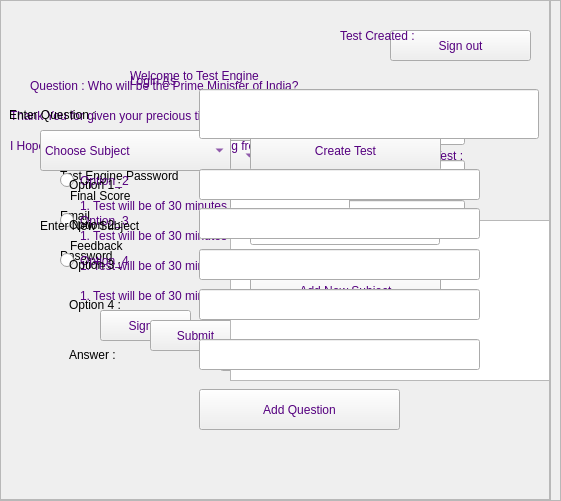
      <widget class="QFrame" name="TeacheLogin">
       <property name="geometry">
        <rect>
         <x>-1</x>
         <y>-1</y>
         <width>561</width>
         <height>501</height>
        </rect>
       </property>
       <property name="frameShape">
        <enum>QFrame::StyledPanel</enum>
       </property>
       <property name="frameShadow">
        <enum>QFrame::Raised</enum>
       </property>
       <widget class="QLabel" name="label_22">
        <property name="geometry">
         <rect>
          <x>130</x>
          <y>60</y>
          <width>221</width>
          <height>41</height>
         </rect>
        </property>
        <property name="styleSheet">
         <string notr="true">color:rgb(85, 0, 127);
font: 75 18pt &quot;Lucida Fax&quot;;</string>
        </property>
        <property name="text">
         <string>Login As</string>
        </property>
       </widget>
       <widget class="QLabel" name="label_23">
        <property name="geometry">
         <rect>
          <x>60</x>
          <y>120</y>
          <width>201</width>
          <height>31</height>
         </rect>
        </property>
        <property name="styleSheet">
         <string notr="true">color:rgb(0, 0, 0);
font: 75 14pt &quot;Lucida Fax&quot;;</string>
        </property>
        <property name="text">
         <string>Test Engine ID</string>
        </property>
       </widget>
       <widget class="QLabel" name="label_24">
        <property name="geometry">
         <rect>
          <x>60</x>
          <y>160</y>
          <width>221</width>
          <height>31</height>
         </rect>
        </property>
        <property name="styleSheet">
         <string notr="true">color:rgb(0, 0, 0);
font: 75 14pt &quot;Lucida Fax&quot;;</string>
        </property>
        <property name="text">
         <string>Test Engine Password</string>
        </property>
       </widget>
       <widget class="QLabel" name="label_25">
        <property name="geometry">
         <rect>
          <x>60</x>
          <y>200</y>
          <width>201</width>
          <height>31</height>
         </rect>
        </property>
        <property name="styleSheet">
         <string notr="true">color:rgb(0, 0, 0);
font: 75 14pt &quot;Lucida Fax&quot;;</string>
        </property>
        <property name="text">
         <string>Email</string>
        </property>
       </widget>
       <widget class="QLabel" name="label_26">
        <property name="geometry">
         <rect>
          <x>60</x>
          <y>240</y>
          <width>201</width>
          <height>31</height>
         </rect>
        </property>
        <property name="styleSheet">
         <string notr="true">color:rgb(0, 0, 0);
font: 75 14pt &quot;Lucida Fax&quot;;</string>
        </property>
        <property name="text">
         <string>Password</string>
        </property>
       </widget>
       <widget class="QLineEdit" name="lineEdit_16">
        <property name="geometry">
         <rect>
          <x>290</x>
          <y>120</y>
          <width>175</width>
          <height>25</height>
         </rect>
        </property>
        <property name="styleSheet">
         <string notr="true">color:rgb(0, 0, 0);
font: 75 14pt &quot;Lucida Fax&quot;;</string>
        </property>
        <property name="text">
         <string/>
        </property>
       </widget>
       <widget class="QLineEdit" name="lineEdit_17">
        <property name="geometry">
         <rect>
          <x>290</x>
          <y>160</y>
          <width>175</width>
          <height>25</height>
         </rect>
        </property>
        <property name="styleSheet">
         <string notr="true">color:rgb(0, 0, 0);
font: 75 14pt &quot;Lucida Fax&quot;;</string>
        </property>
        <property name="text">
         <string/>
        </property>
       </widget>
       <widget class="QLineEdit" name="lineEdit_18">
        <property name="geometry">
         <rect>
          <x>290</x>
          <y>200</y>
          <width>175</width>
          <height>25</height>
         </rect>
        </property>
        <property name="styleSheet">
         <string notr="true">color:rgb(0, 0, 0);
font: 75 14pt &quot;Lucida Fax&quot;;</string>
        </property>
        <property name="text">
         <string/>
        </property>
       </widget>
       <widget class="QLineEdit" name="lineEdit_19">
        <property name="geometry">
         <rect>
          <x>290</x>
          <y>240</y>
          <width>175</width>
          <height>25</height>
         </rect>
        </property>
        <property name="styleSheet">
         <string notr="true">color:rgb(0, 0, 0);
font: 75 14pt &quot;Lucida Fax&quot;;</string>
        </property>
        <property name="text">
         <string/>
        </property>
       </widget>
       <widget class="QPushButton" name="pushButton_9">
        <property name="geometry">
         <rect>
          <x>100</x>
          <y>310</y>
          <width>91</width>
          <height>31</height>
         </rect>
        </property>
        <property name="styleSheet">
         <string notr="true">color:rgb(85, 0, 127);
font: 75 16pt &quot;Lucida Fax&quot;;</string>
        </property>
        <property name="text">
         <string>SignIn</string>
        </property>
       </widget>
       <widget class="QPushButton" name="pushButton_10">
        <property name="geometry">
         <rect>
          <x>230</x>
          <y>310</y>
          <width>91</width>
          <height>31</height>
         </rect>
        </property>
        <property name="styleSheet">
         <string notr="true">color:rgb(85, 0, 127);
font: 75 16pt &quot;Lucida Fax&quot;;</string>
        </property>
        <property name="text">
         <string>Clear</string>
        </property>
       </widget>
       <widget class="QFrame" name="StudentChooseSubject">
        <property name="geometry">
         <rect>
          <x>0</x>
          <y>0</y>
          <width>561</width>
          <height>501</height>
         </rect>
        </property>
        <property name="frameShape">
         <enum>QFrame::StyledPanel</enum>
        </property>
        <property name="frameShadow">
         <enum>QFrame::Raised</enum>
        </property>
        <widget class="QComboBox" name="comboBox_3">
         <property name="geometry">
          <rect>
           <x>80</x>
           <y>140</y>
           <width>181</width>
           <height>31</height>
          </rect>
         </property>
         <property name="styleSheet">
          <string notr="true">color:rgb(85, 0, 127);
font: 75 14pt &quot;Lucida Fax&quot;;</string>
         </property>
         <item>
          <property name="text">
           <string>Choose Subject</string>
          </property>
         </item>
         <item>
          <property name="text">
           <string>C</string>
          </property>
         </item>
         <item>
          <property name="text">
           <string>C++</string>
          </property>
         </item>
         <item>
          <property name="text">
           <string>Java</string>
          </property>
         </item>
         <item>
          <property name="text">
           <string>C#</string>
          </property>
         </item>
         <item>
          <property name="text">
           <string>Python</string>
          </property>
         </item>
        </widget>
        <widget class="QLabel" name="label_27">
         <property name="geometry">
          <rect>
           <x>130</x>
           <y>50</y>
           <width>331</width>
           <height>51</height>
          </rect>
         </property>
         <property name="styleSheet">
          <string notr="true">color:rgb(85, 0, 127);
font: 75 18pt &quot;Lucida Fax&quot;;</string>
         </property>
         <property name="text">
          <string>Welcome to Test Engine</string>
         </property>
        </widget>
        <widget class="QLabel" name="label_28">
         <property name="geometry">
          <rect>
           <x>400</x>
           <y>140</y>
           <width>161</width>
           <height>31</height>
          </rect>
         </property>
         <property name="styleSheet">
          <string notr="true">color:rgb(85, 0, 127);
font: 75 14pt &quot;Lucida Fax&quot;;</string>
         </property>
         <property name="text">
          <string>Given Test : </string>
         </property>
        </widget>
        <widget class="QLabel" name="label_29">
         <property name="geometry">
          <rect>
           <x>80</x>
           <y>190</y>
           <width>281</width>
           <height>31</height>
          </rect>
         </property>
         <property name="styleSheet">
          <string notr="true">color:rgb(85, 0, 127);
font: 75 14pt &quot;Lucida Fax&quot;;</string>
         </property>
         <property name="text">
          <string>1. Test will be of 30 minutes</string>
         </property>
        </widget>
        <widget class="QLabel" name="label_30">
         <property name="geometry">
          <rect>
           <x>80</x>
           <y>220</y>
           <width>281</width>
           <height>31</height>
          </rect>
         </property>
         <property name="styleSheet">
          <string notr="true">color:rgb(85, 0, 127);
font: 75 14pt &quot;Lucida Fax&quot;;</string>
         </property>
         <property name="text">
          <string>1. Test will be of 30 minutes</string>
         </property>
        </widget>
        <widget class="QLabel" name="label_31">
         <property name="geometry">
          <rect>
           <x>80</x>
           <y>250</y>
           <width>281</width>
           <height>31</height>
          </rect>
         </property>
         <property name="styleSheet">
          <string notr="true">color:rgb(85, 0, 127);
font: 75 14pt &quot;Lucida Fax&quot;;</string>
         </property>
         <property name="text">
          <string>1. Test will be of 30 minutes</string>
         </property>
        </widget>
        <widget class="QPushButton" name="pushButton_11">
         <property name="geometry">
          <rect>
           <x>220</x>
           <y>340</y>
           <width>131</width>
           <height>31</height>
          </rect>
         </property>
         <property name="styleSheet">
          <string notr="true">color:rgb(85, 0, 127);
font: 75 14pt &quot;Lucida Fax&quot;;</string>
         </property>
         <property name="text">
          <string>Start Test</string>
         </property>
         <property name="icon">
          <iconset theme="dd"/>
         </property>
        </widget>
        <widget class="QLabel" name="label_32">
         <property name="geometry">
          <rect>
           <x>80</x>
           <y>280</y>
           <width>281</width>
           <height>31</height>
          </rect>
         </property>
         <property name="styleSheet">
          <string notr="true">color:rgb(85, 0, 127);
font: 75 14pt &quot;Lucida Fax&quot;;</string>
         </property>
         <property name="text">
          <string>1. Test will be of 30 minutes</string>
         </property>
        </widget>
        <widget class="QFrame" name="Test">
         <property name="geometry">
          <rect>
           <x>0</x>
           <y>0</y>
           <width>561</width>
           <height>501</height>
          </rect>
         </property>
         <property name="frameShape">
          <enum>QFrame::StyledPanel</enum>
         </property>
         <property name="frameShadow">
          <enum>QFrame::Raised</enum>
         </property>
         <widget class="QLabel" name="label_33">
          <property name="geometry">
           <rect>
            <x>30</x>
            <y>70</y>
            <width>481</width>
            <height>31</height>
           </rect>
          </property>
          <property name="toolTip">
           <string>&lt;html&gt;&lt;head/&gt;&lt;body&gt;&lt;p&gt;&lt;br/&gt;&lt;/p&gt;&lt;/body&gt;&lt;/html&gt;</string>
          </property>
          <property name="styleSheet">
           <string notr="true">color:rgb(85, 0, 127);
font: 75 14pt &quot;Lucida Fax&quot;;</string>
          </property>
          <property name="text">
           <string>Question : Who will be the Prime Minister of India?</string>
          </property>
         </widget>
         <widget class="QRadioButton" name="radioButton">
          <property name="geometry">
           <rect>
            <x>60</x>
            <y>130</y>
            <width>121</width>
            <height>21</height>
           </rect>
          </property>
          <property name="styleSheet">
           <string notr="true">color:rgb(85, 0, 127);
font: 75 14pt &quot;Lucida Fax&quot;;</string>
          </property>
          <property name="text">
           <string>Option_1</string>
          </property>
         </widget>
         <widget class="QRadioButton" name="radioButton_2">
          <property name="geometry">
           <rect>
            <x>60</x>
            <y>170</y>
            <width>121</width>
            <height>21</height>
           </rect>
          </property>
          <property name="styleSheet">
           <string notr="true">color:rgb(85, 0, 127);
font: 75 14pt &quot;Lucida Fax&quot;;</string>
          </property>
          <property name="text">
           <string>Option_2</string>
          </property>
         </widget>
         <widget class="QRadioButton" name="radioButton_3">
          <property name="geometry">
           <rect>
            <x>60</x>
            <y>210</y>
            <width>121</width>
            <height>21</height>
           </rect>
          </property>
          <property name="styleSheet">
           <string notr="true">color:rgb(85, 0, 127);
font: 75 14pt &quot;Lucida Fax&quot;;</string>
          </property>
          <property name="text">
           <string>Option_3</string>
          </property>
         </widget>
         <widget class="QRadioButton" name="radioButton_4">
          <property name="geometry">
           <rect>
            <x>60</x>
            <y>250</y>
            <width>121</width>
            <height>21</height>
           </rect>
          </property>
          <property name="styleSheet">
           <string notr="true">color:rgb(85, 0, 127);
font: 75 14pt &quot;Lucida Fax&quot;;</string>
          </property>
          <property name="text">
           <string>Option_4</string>
          </property>
         </widget>
         <widget class="QPushButton" name="pushButton_12">
          <property name="geometry">
           <rect>
            <x>150</x>
            <y>320</y>
            <width>91</width>
            <height>31</height>
           </rect>
          </property>
          <property name="styleSheet">
           <string notr="true">color:rgb(85, 0, 127);
font: 75 16pt &quot;Lucida Fax&quot;;</string>
          </property>
          <property name="text">
           <string>Submit</string>
          </property>
         </widget>
         <widget class="QPushButton" name="pushButton_13">
          <property name="geometry">
           <rect>
            <x>290</x>
            <y>320</y>
            <width>151</width>
            <height>31</height>
           </rect>
          </property>
          <property name="styleSheet">
           <string notr="true">color:rgb(85, 0, 127);
font: 75 14pt &quot;Lucida Fax&quot;;</string>
          </property>
          <property name="text">
           <string>Next Question</string>
          </property>
         </widget>
         <widget class="QFrame" name="ViewScore">
          <property name="geometry">
           <rect>
            <x>0</x>
            <y>0</y>
            <width>561</width>
            <height>501</height>
           </rect>
          </property>
          <property name="frameShape">
           <enum>QFrame::StyledPanel</enum>
          </property>
          <property name="frameShadow">
           <enum>QFrame::Raised</enum>
          </property>
          <widget class="QLabel" name="label_34">
           <property name="geometry">
            <rect>
             <x>70</x>
             <y>180</y>
             <width>121</width>
             <height>31</height>
            </rect>
           </property>
           <property name="styleSheet">
            <string notr="true">color:rgb(0, 0, 0);
font: 75 16pt &quot;Lucida Fax&quot;;</string>
           </property>
           <property name="text">
            <string>Final Score</string>
           </property>
          </widget>
          <widget class="QLineEdit" name="lineEdit_20">
           <property name="geometry">
            <rect>
             <x>230</x>
             <y>180</y>
             <width>120</width>
             <height>30</height>
            </rect>
           </property>
          </widget>
          <widget class="QPushButton" name="pushButton_14">
           <property name="geometry">
            <rect>
             <x>390</x>
             <y>30</y>
             <width>141</width>
             <height>31</height>
            </rect>
           </property>
           <property name="styleSheet">
            <string notr="true">color:rgb(85, 0, 127);
font: 75 18pt &quot;Lucida Fax&quot;;</string>
           </property>
           <property name="text">
            <string>Sign out</string>
           </property>
          </widget>
          <widget class="QLabel" name="label_35">
           <property name="geometry">
            <rect>
             <x>10</x>
             <y>100</y>
             <width>541</width>
             <height>31</height>
            </rect>
           </property>
           <property name="styleSheet">
            <string notr="true">color:rgb(85, 0, 127);
font: 75 14pt &quot;Lucida Fax&quot;;</string>
           </property>
           <property name="text">
            <string>Thank You for given your precious time to give the test.</string>
           </property>
          </widget>
          <widget class="QLabel" name="label_36">
           <property name="geometry">
            <rect>
             <x>10</x>
             <y>130</y>
             <width>541</width>
             <height>31</height>
            </rect>
           </property>
           <property name="styleSheet">
            <string notr="true">color:rgb(85, 0, 127);
font: 75 14pt &quot;Lucida Fax&quot;;</string>
           </property>
           <property name="text">
            <string>I Hope, you enjoyed it and learn something from us</string>
           </property>
          </widget>
          <widget class="QLabel" name="label_37">
           <property name="geometry">
            <rect>
             <x>70</x>
             <y>230</y>
             <width>121</width>
             <height>31</height>
            </rect>
           </property>
           <property name="styleSheet">
            <string notr="true">color:rgb(0, 0, 0);
font: 75 16pt &quot;Lucida Fax&quot;;</string>
           </property>
           <property name="text">
            <string>Feedback</string>
           </property>
          </widget>
          <widget class="QTextEdit" name="textEdit_2">
           <property name="geometry">
            <rect>
             <x>230</x>
             <y>220</y>
             <width>321</width>
             <height>161</height>
            </rect>
           </property>
           <property name="styleSheet">
            <string notr="true">color:rgb(0, 0, 0);
font: 75 14pt &quot;Lucida Fax&quot;;</string>
           </property>
          </widget>
          <widget class="QFrame" name="CreateTest">
           <property name="geometry">
            <rect>
             <x>0</x>
             <y>0</y>
             <width>551</width>
             <height>501</height>
            </rect>
           </property>
           <property name="frameShape">
            <enum>QFrame::StyledPanel</enum>
           </property>
           <property name="frameShadow">
            <enum>QFrame::Raised</enum>
           </property>
           <widget class="QComboBox" name="comboBox_4">
            <property name="geometry">
             <rect>
              <x>40</x>
              <y>130</y>
              <width>191</width>
              <height>41</height>
             </rect>
            </property>
            <property name="styleSheet">
             <string notr="true">color:rgb(85, 0, 127);
font: 75 16pt &quot;Lucida Fax&quot;;</string>
            </property>
            <item>
             <property name="text">
              <string>Choose Subject</string>
             </property>
            </item>
            <item>
             <property name="text">
              <string>C</string>
             </property>
            </item>
            <item>
             <property name="text">
              <string>C++</string>
             </property>
            </item>
            <item>
             <property name="text">
              <string>Java</string>
             </property>
            </item>
            <item>
             <property name="text">
              <string>C#</string>
             </property>
            </item>
            <item>
             <property name="text">
              <string>Python</string>
             </property>
            </item>
           </widget>
           <widget class="QPushButton" name="pushButton_15">
            <property name="geometry">
             <rect>
              <x>250</x>
              <y>130</y>
              <width>191</width>
              <height>41</height>
             </rect>
            </property>
            <property name="styleSheet">
             <string notr="true">color:rgb(85, 0, 127);
font: 75 16pt &quot;Lucida Fax&quot;;</string>
            </property>
            <property name="text">
             <string>Create Test</string>
            </property>
           </widget>
           <widget class="QPushButton" name="pushButton_16">
            <property name="geometry">
             <rect>
              <x>250</x>
              <y>270</y>
              <width>191</width>
              <height>41</height>
             </rect>
            </property>
            <property name="styleSheet">
             <string notr="true">color:rgb(85, 0, 127);
font: 75 16pt &quot;Lucida Fax&quot;;</string>
            </property>
            <property name="text">
             <string>Add New Subject</string>
            </property>
           </widget>
           <widget class="QLabel" name="label_38">
            <property name="geometry">
             <rect>
              <x>40</x>
              <y>210</y>
              <width>181</width>
              <height>31</height>
             </rect>
            </property>
            <property name="styleSheet">
             <string notr="true">color:rgb(0, 0, 0);
font: 75 14pt &quot;Lucida Fax&quot;;</string>
            </property>
            <property name="text">
             <string>Enter New Subject</string>
            </property>
           </widget>
           <widget class="QLineEdit" name="lineEdit_21">
            <property name="geometry">
             <rect>
              <x>250</x>
              <y>210</y>
              <width>190</width>
              <height>35</height>
             </rect>
            </property>
            <property name="styleSheet">
             <string notr="true">color:rgb(0, 0, 0);
font: 75 14pt &quot;Lucida Fax&quot;;</string>
            </property>
           </widget>
           <widget class="QLabel" name="label_39">
            <property name="geometry">
             <rect>
              <x>340</x>
              <y>20</y>
              <width>181</width>
              <height>31</height>
             </rect>
            </property>
            <property name="styleSheet">
             <string notr="true">color:rgb(85, 0, 127);
font: 75 16pt &quot;Lucida Fax&quot;;</string>
            </property>
            <property name="text">
             <string>Test Created : </string>
            </property>
           </widget>
           <widget class="QFrame" name="AddQuestion">
            <property name="geometry">
             <rect>
              <x>-1</x>
              <y>-1</y>
              <width>551</width>
              <height>501</height>
             </rect>
            </property>
            <property name="frameShape">
             <enum>QFrame::StyledPanel</enum>
            </property>
            <property name="frameShadow">
             <enum>QFrame::Raised</enum>
            </property>
            <widget class="QLabel" name="label_40">
             <property name="geometry">
              <rect>
               <x>10</x>
               <y>90</y>
               <width>181</width>
               <height>51</height>
              </rect>
             </property>
             <property name="styleSheet">
              <string notr="true">color:rgb(0, 0, 0);
font: 75 16pt &quot;Lucida Fax&quot;;</string>
             </property>
             <property name="text">
              <string>Enter Question :</string>
             </property>
            </widget>
            <widget class="QLineEdit" name="lineEdit_22">
             <property name="geometry">
              <rect>
               <x>200</x>
               <y>90</y>
               <width>340</width>
               <height>50</height>
              </rect>
             </property>
             <property name="styleSheet">
              <string notr="true">color:rgb(0, 0, 0);
font: 75 16pt &quot;Lucida Fax&quot;;</string>
             </property>
             <property name="text">
              <string/>
             </property>
            </widget>
            <widget class="QLabel" name="label_41">
             <property name="geometry">
              <rect>
               <x>70</x>
               <y>170</y>
               <width>181</width>
               <height>31</height>
              </rect>
             </property>
             <property name="styleSheet">
              <string notr="true">color:rgb(0, 0, 0);
font: 75 14pt &quot;Lucida Fax&quot;;</string>
             </property>
             <property name="text">
              <string>Option 1 :</string>
             </property>
            </widget>
            <widget class="QLabel" name="label_42">
             <property name="geometry">
              <rect>
               <x>70</x>
               <y>210</y>
               <width>111</width>
               <height>31</height>
              </rect>
             </property>
             <property name="styleSheet">
              <string notr="true">color:rgb(0, 0, 0);
font: 75 14pt &quot;Lucida Fax&quot;;</string>
             </property>
             <property name="text">
              <string>Option 2 :</string>
             </property>
            </widget>
            <widget class="QLabel" name="label_43">
             <property name="geometry">
              <rect>
               <x>70</x>
               <y>250</y>
               <width>111</width>
               <height>31</height>
              </rect>
             </property>
             <property name="styleSheet">
              <string notr="true">color:rgb(0, 0, 0);
font: 75 14pt &quot;Lucida Fax&quot;;</string>
             </property>
             <property name="text">
              <string>Option 3 :</string>
             </property>
            </widget>
            <widget class="QLabel" name="label_44">
             <property name="geometry">
              <rect>
               <x>70</x>
               <y>290</y>
               <width>111</width>
               <height>31</height>
              </rect>
             </property>
             <property name="styleSheet">
              <string notr="true">color:rgb(0, 0, 0);
font: 75 14pt &quot;Lucida Fax&quot;;</string>
             </property>
             <property name="text">
              <string>Option 4 :</string>
             </property>
            </widget>
            <widget class="QLabel" name="label_45">
             <property name="geometry">
              <rect>
               <x>70</x>
               <y>330</y>
               <width>111</width>
               <height>51</height>
              </rect>
             </property>
             <property name="styleSheet">
              <string notr="true">color:rgb(0, 0, 0);
font: 75 16pt &quot;Lucida Fax&quot;;</string>
             </property>
             <property name="text">
              <string>Answer : </string>
             </property>
            </widget>
            <widget class="QLineEdit" name="lineEdit_23">
             <property name="geometry">
              <rect>
               <x>200</x>
               <y>170</y>
               <width>281</width>
               <height>31</height>
              </rect>
             </property>
             <property name="styleSheet">
              <string notr="true">color:rgb(0, 0, 0);
font: 75 16pt &quot;Lucida Fax&quot;;</string>
             </property>
             <property name="text">
              <string/>
             </property>
            </widget>
            <widget class="QLineEdit" name="lineEdit_24">
             <property name="geometry">
              <rect>
               <x>200</x>
               <y>209</y>
               <width>281</width>
               <height>31</height>
              </rect>
             </property>
             <property name="styleSheet">
              <string notr="true">color:rgb(0, 0, 0);
font: 75 16pt &quot;Lucida Fax&quot;;</string>
             </property>
             <property name="text">
              <string/>
             </property>
            </widget>
            <widget class="QLineEdit" name="lineEdit_25">
             <property name="geometry">
              <rect>
               <x>200</x>
               <y>250</y>
               <width>281</width>
               <height>31</height>
              </rect>
             </property>
             <property name="styleSheet">
              <string notr="true">color:rgb(0, 0, 0);
font: 75 16pt &quot;Lucida Fax&quot;;</string>
             </property>
             <property name="text">
              <string/>
             </property>
            </widget>
            <widget class="QLineEdit" name="lineEdit_26">
             <property name="geometry">
              <rect>
               <x>200</x>
               <y>290</y>
               <width>281</width>
               <height>31</height>
              </rect>
             </property>
             <property name="styleSheet">
              <string notr="true">color:rgb(0, 0, 0);
font: 75 16pt &quot;Lucida Fax&quot;;</string>
             </property>
             <property name="text">
              <string/>
             </property>
            </widget>
            <widget class="QLineEdit" name="lineEdit_27">
             <property name="geometry">
              <rect>
               <x>200</x>
               <y>340</y>
               <width>281</width>
               <height>31</height>
              </rect>
             </property>
             <property name="styleSheet">
              <string notr="true">color:rgb(0, 0, 0);
font: 75 16pt &quot;Lucida Fax&quot;;</string>
             </property>
             <property name="text">
              <string/>
             </property>
            </widget>
            <widget class="QPushButton" name="pushButton_17">
             <property name="geometry">
              <rect>
               <x>200</x>
               <y>390</y>
               <width>201</width>
               <height>41</height>
              </rect>
             </property>
             <property name="styleSheet">
              <string notr="true">color:rgb(85, 0, 127);
font: 75 18pt &quot;Lucida Fax&quot;;</string>
             </property>
             <property name="text">
              <string>Add Question</string>
             </property>
            </widget>
           </widget>
          </widget>
         </widget>
        </widget>
       </widget>
      </widget>
